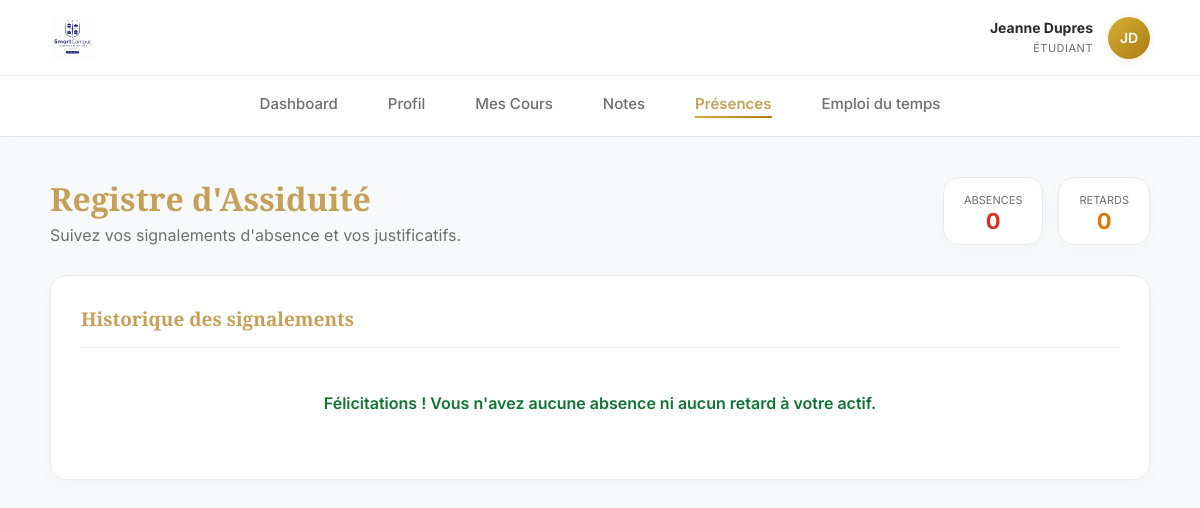
The app's page /presences.php (signed in), older data.
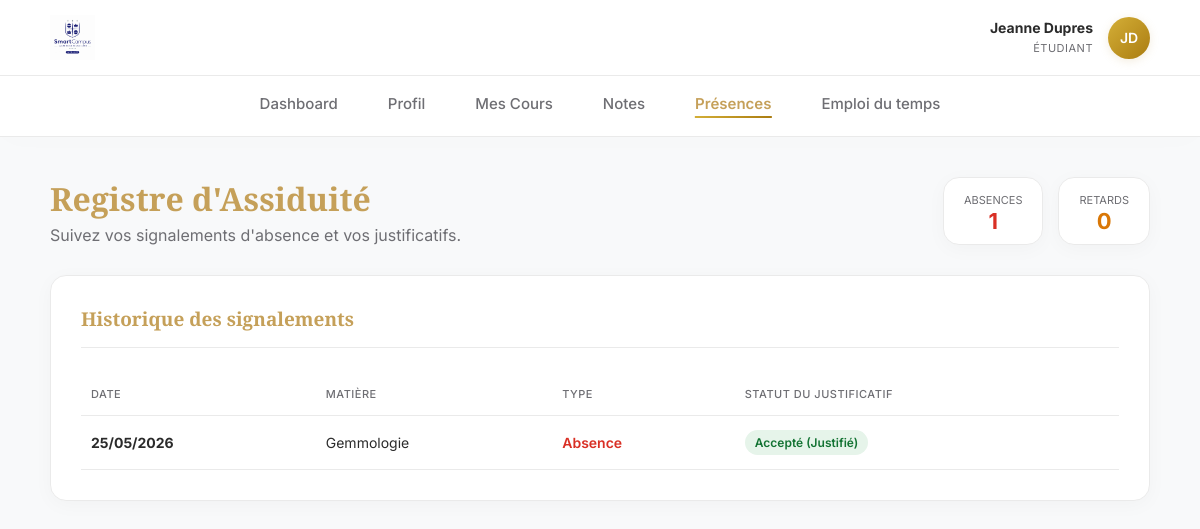
The same page, newer data.
### tables this page shows
CREATE TABLE presences (
        id INTEGER PRIMARY KEY AUTOINCREMENT,
        etudiant_id INTEGER,
        cours_id INTEGER,
        date_cours DATE NOT NULL,
        statut TEXT NOT NULL CHECK(statut IN ('present', 'absent', 'retard')),
        justifie INTEGER DEFAULT NULL,
        FOREIGN KEY(etudiant_id) REFERENCES utilisateurs(id) ON DELETE CASCADE,
        FOREIGN KEY(cours_id) REFERENCES cours(id) ON DELETE CASCADE
    );

CREATE TABLE cours (
        id INTEGER PRIMARY KEY AUTOINCREMENT,
        titre TEXT NOT NULL,
        categorie TEXT NOT NULL,
        description TEXT,
        groupe_id INTEGER,
        professeur_id INTEGER,
        FOREIGN KEY(groupe_id) REFERENCES groupes(id) ON DELETE CASCADE,
        FOREIGN KEY(professeur_id) REFERENCES utilisateurs(id) ON DELETE SET NULL
    );

### presences.php (the view, shortened to what this page needs)
<?php
require_once 'db.php';
$etudiant_id = $_SESSION['utilisateur_id'];
$stmt_user = $db->prepare("SELECT prenom, nom FROM utilisateurs WHERE id = ?");
$stmt_user->execute([$etudiant_id]);
$user = $stmt_user->fetch(PDO::FETCH_ASSOC);
$initiales = strtoupper(substr($user['prenom'], 0, 1) . substr($user['nom'], 0, 1));
$stmt_presences = $db->prepare("
    SELECT p.date_cours, p.statut, p.justifie, c.titre
    FROM presences p
    JOIN cours c ON p.cours_id = c.id
    WHERE p.etudiant_id = ? AND p.statut != 'present'
    ORDER BY p.date_cours DESC
");
$stmt_presences->execute([$etudiant_id]);
$historique = $stmt_presences->fetchAll(PDO::FETCH_ASSOC);
$total_absences = 0;
$total_retards = 0;
foreach ($historique as $h) {
    if ($h['statut'] === 'absent') $total_absences++;
}
?>
<!DOCTYPE html>
<html lang="fr">
<head>
    <link rel="stylesheet" href="style.css">
</head>
<body>
    <header class="top-bar">
        <img src="images/logo.jpg" alt="Logo SmartCampus" onerror="this.src='https://via.placeholder.com/120x45?text=SmartCampus'">
        <div class="user-widget">
            <div class="user-widget-info" style="text-align: right;">
                <strong><?= htmlspecialchars($user['prenom'] . ' ' . $user['nom']) ?></strong>
                <span>Étudiant</span>
            </div>
            <div class="avatar-small"><?= $initiales ?></div>
        </div>
    </header>
    <nav class="top-nav">
        <a href="dashboard_etudiant.php">Dashboard</a>
        <a href="profil.php">Profil</a>
        <a href="mes_cours.php">Mes Cours</a>
        <a href="mes_notes.php">Notes</a>
        <a href="presences.php" class="active">Présences</a>
        <a href="planning.php">Emploi du temps</a>
    </nav>
    <div class="container">
        <div style="margin-bottom: 30px; display: flex; justify-content: space-between; align-items: flex-end;">
            <div>
                <h1 style="margin:0; color:var(--primary);">Registre d'Assiduité</h1>
                <p style="margin:5px 0 0 0; color:var(--text-muted);">Suivez vos signalements d'absence et vos justificatifs.</p>
            </div>
            <div style="display:flex; gap:15px;">
                <div class="card" style="padding: 10px 20px; text-align: center;">
                    <span style="font-size: 11px; color: var(--text-muted); text-transform: uppercase;">Absences</span>
                    <strong style="display: block; font-size: 22px; color: var(--danger);"><?= $total_absences ?></strong>
                </div>
                <div class="card" style="padding: 10px 20px; text-align: center;">
                    <span style="font-size: 11px; color: var(--text-muted); text-transform: uppercase;">Retards</span>
                    <strong style="display: block; font-size: 22px; color: #d97706;"><?= $total_retards ?></strong>
                </div>
            </div>
        </div>
        <div class="card">
            <div class="card-header"><h2>Historique des signalements</h2></div>
            <?php if (empty($historique)): ?>
                <p style="color: var(--success); font-weight: 600; text-align: center; padding: 20px;">Félicitations ! Vous n'avez aucune absence ni aucun retard à votre actif.</p>
            <?php else: ?>
                <table>
                    <tr><th>Date</th><th>Matière</th><th>Type</th><th>Statut du Justificatif</th></tr>
                    <?php foreach ($historique as $h): ?>
                        <tr>
                            <td><strong><?= date('d/m/Y', strtotime($h['date_cours'])) ?></strong></td>
                            <td><?= htmlspecialchars($h['titre']) ?></td>
                            <td>
                                <?php if ($h['statut'] === 'absent'): ?>
                                    <span style="color:var(--danger); font-weight:600;">Absence</span>
                                <?php else: ?>
                                    <span style="color:#d97706; font-weight:600;">Retard</span>
                                <?php endif; ?>
                            </td>
                            <td>
                                <?php if ($h['justifie'] === 1): ?>
                                    <span class="badge badge-success">Accepté (Justifié)</span>
                                <?php elseif ($h['justifie'] === 0): ?>
                                    <span class="badge badge-danger">Refusé (Non justifié)</span>
                                <?php else: ?>
                                    <span class="badge badge-neutral" style="border-color:#d97706; color:#d97706;">⏳ En attente de traitement</span>
                                <?php endif; ?>
                            </td>
                        </tr>
                    <?php endforeach; ?>
                </table>
            <?php endif; ?>
        </div>
    </div>
</body>
</html>

Row changes from the older to the newer data that the page shows:
added presences: date_cours "25/05/2026", cours.titre "Gemmologie", statut "Absence", justifie "Accepté (Justifié)"
Text that changed along with them:
$total_absences: "0" → "1"
text no longer shown: "Félicitations ! Vous n'avez aucune absence ni aucun retard à votre actif."
text now shown: "DATE MATIÈRE TYPE STATUT DU JUSTIFICATIF"
